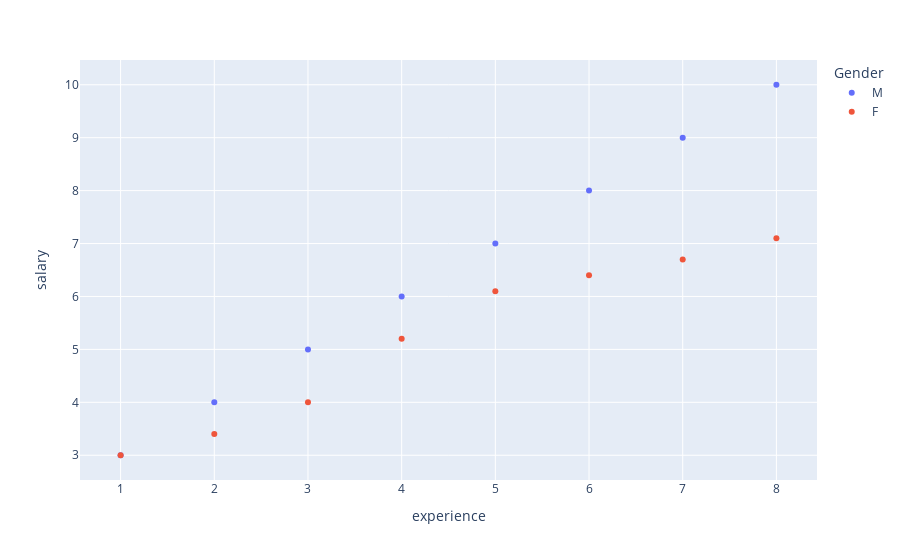

Notebook code for this chart:
### Code cell
px.scatter(data,x="experience",y="salary",color="Gender")

### Figure 1 — Plotly figure (JSON) as saved in the notebook; plotly's stock layout.template omitted (floating-point values rounded to 4 significant figures)
{"data": [{"hovertemplate": "Gender=M<br>experience=%{x}<br>salary=%{y}<extra></extra>", "legendgroup": "M", "marker": {"color": "#636efa", "symbol": "circle"}, "mode": "markers", "name": "M", "orientation": "v", "showlegend": true, "type": "scatter", "x": [1, 2, 3, 4, 5, 6, 7, 8], "xaxis": "x", "y": [3, 4, 5, 6, 7, 8, 9, 10], "yaxis": "y"}, {"hovertemplate": "Gender=F<br>experience=%{x}<br>salary=%{y}<extra></extra>", "legendgroup": "F", "marker": {"color": "#EF553B", "symbol": "circle"}, "mode": "markers", "name": "F", "orientation": "v", "showlegend": true, "type": "scatter", "x": [1, 2, 3, 4, 5, 6, 7, 8], "xaxis": "x", "y": [3, 3.4, 4, 5.2, 6.1, 6.4, 6.7, 7.1], "yaxis": "y"}], "layout": {"legend": {"title": {"text": "Gender"}, "tracegroupgap": 0}, "margin": {"t": 60}, "xaxis": {"anchor": "y", "domain": [0, 1], "title": {"text": "experience"}}, "yaxis": {"anchor": "x", "domain": [0, 1], "title": {"text": "salary"}}}}
